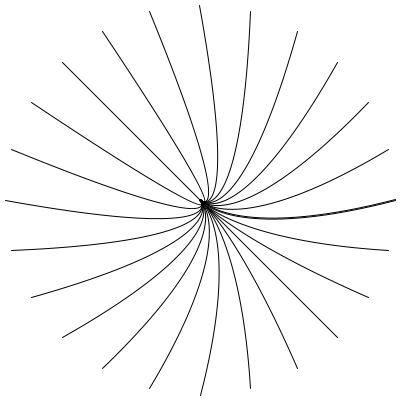
Frame 1 (no input)
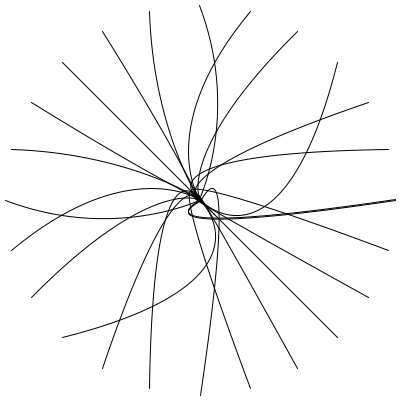
Frame 60 (the mouse pressed at the canvas centre just before this capture)
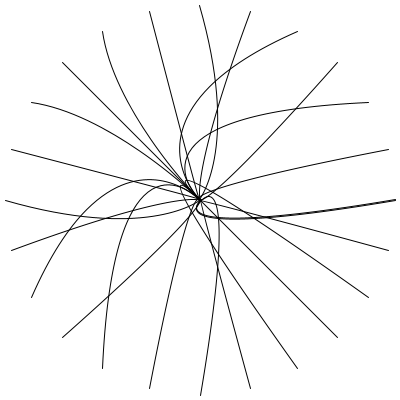
Frame 120 (the mouse held since frame 60 and released just before this capture)

The Processing sketch that drew these frames (run headless with seeded random() and noise(); from frame 60 on, the mouse is pressed at the canvas centre):

// Processing sketch: bit2atom200630w
// ── bit2atom200630w.pde
float t, i, x, y;
int curveNum = 12;

void setup() {
  size(400, 400);
}

void draw() {
  background(255);
  noFill();
  t += 0.05;
  translate(width/2, height/2);
  for (i = 0; i < TAU; i += PI / curveNum) {
    x = cos(i);
    y = sin(i);
    bezier(x, y, y, x, noise(t * x) * (width-10) - (width/2-5), noise(t * y) * (height-10) - (height/2-5), x * (width/2-5), y * (height/2-5));
  }
}
